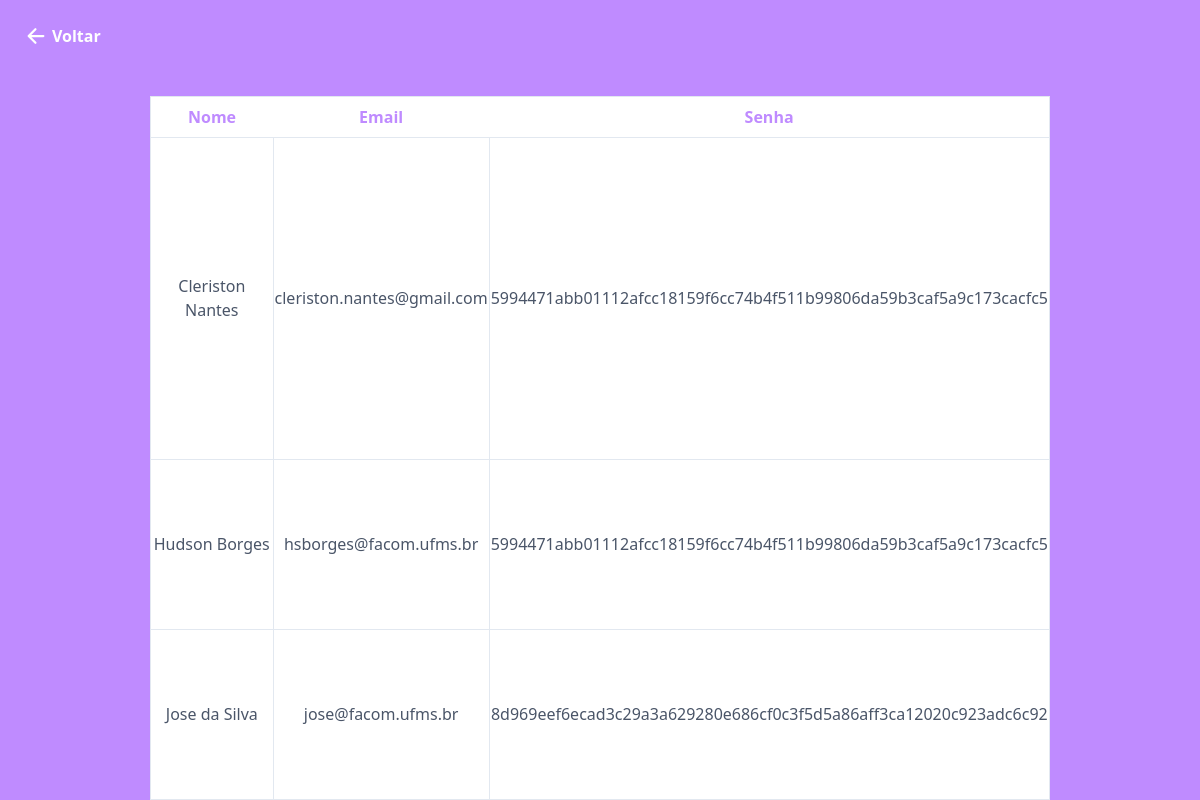
The app's page /index.php?acao=listar with its own data.
### tables this page shows
CREATE TABLE Usuarios (
                email TEXT PRIMARY KEY,
                senha TEXT,
                nome TEXT
            );

### app/controladores/Controlador.php (called while the page is built)
<?php
abstract class Controller
{
    public function view(string $view, $data = [])
    {
      require 'app/visao/' . $view . '.php';
    }
}

### app/controladores/Login.php (called while the page is built, shortened)
<?php
require 'Controlador.php';
require 'app/modelos/Usuario.php';
class LoginController extends Controller  {
    public function listar() {
        $usuarios = Usuario::listarUsuarios();
        $this->view('users/listar', $usuarios);
    }
}
?>

### app/modelos/Usuario.php (called while the page is built, shortened)
<?php
class Usuario {
    function __construct(string $email, string $senha, string $nome) {
        $this->email = $email;
        $this->nome = $nome;
    }
    public function __get($campo) {
        return $this->$campo;
    }
    public static function buscar(string $email) {
        $db = Banco::getInstance();
        $stmt = $db->prepare('SELECT * FROM Usuarios WHERE email = :email');
        $stmt->bindValue(':email', $email);
        $stmt->execute();
        $resultado = $stmt->fetch();
        if ($resultado) {
            $usuario = new Usuario($resultado['email'], $resultado['senha'], $resultado['nome']);
            $usuario->senha = $resultado['senha'];
            return $usuario;
        } else {
            return NULL;
        }
    }
    public static function listarUsuarios(){
        $db = Banco::getInstance();
        $stmt = $db->prepare('SELECT email FROM Usuarios');
        $stmt->execute();
        $resultados = $stmt->fetchAll();
        $usuarios = array();
        foreach($resultados as $resultado){
            if($resultado['email'] != 'suporte@login.com'){
                $usuario = self::buscar($resultado['email']);
                array_push($usuarios, $usuario);
            }
        }
        return $usuarios;
    }
}
?>

### app/visao/users/listar.php (the view, shortened to what this page needs)
<!DOCTYPE html>
<html lang="en">
<head>
    <?php include('app/visao/head.php') ?>
</head>
<body class="flex justify-center">
    <a href="index.php" class="absolute left-0 top-0 text-white font-bold mt-6 ml-6 cursor-pointer leading-none">
        <div class="flex items-center">
            <ion-icon name="arrow-back" class="text-2xl pr-1"></ion-icon>
            <div>Voltar</div>
        </div>
    </a>
    <table class="table-auto text-white w-3/4 md:w-9/10 mt-24">
        <thead>
            <tr class="border bg-white text-primary">
                <th class="px-2 py-2">Nome</th>
                <th class="px-2 py-2">Email</th>
                <th class="px-2 py-2">Senha</th>
            </tr>
        </thead>
        <tbody class="bg-white text-gray-700">
            <?php if (is_null($data) || count($data) === 0) { ?>
            <tr>
                <td colspan="3" class="border text-center h-24">Nenhum usuário cadastrado ainda :(</td>
            </tr>
            <?php } else { ?>
                <?php foreach ($data as $user) { ?>
                <tr>
                    <td class="border text-center"><?= $user->nome ?></td>
                    <td class="border text-center"><?= $user->email ?></td>
                    <td class="border text-center"><?= $user->senha ?></td>
                </tr>
                <?php } ?>
            <?php } ?>
        </tbody>
    </table>
</body>
</html>

### index.php (shortened to what this page needs)
<?php
include_once('app/controladores/Login.php');
$controller = new LoginController();
switch ($_GET['acao']) {
    case 'listar':
        $controller->listar();
        break;
}
?>

### app/visao/head.php (shortened to what this page needs)
<link href="https://unpkg.com/tailwindcss@^1.0/dist/tailwind.min.css" rel="stylesheet">
<link rel="stylesheet" href="publico/estilos/base.css">

### publico/estilos/base.css (style rules this page uses)
body { background-color: #bf8bff; width: 100vw; height: 100vh; }
.text-primary { color: #bf8bff; }

### records on screen
usuarios: nome "Cleriston Nantes", email "cleriston.nantes@gmail.com", senha "5994471abb01112afcc18159f6cc74b4f511b99806da59b3caf5a9c173cacfc5"
usuarios: nome "Hudson Borges", email "hsborges@facom.ufms.br", senha "5994471abb01112afcc18159f6cc74b4f511b99806da59b3caf5a9c173cacfc5"
usuarios: nome "Jose da Silva", email "jose@facom.ufms.br", senha "8d969eef6ecad3c29a3a629280e686cf0c3f5d5a86aff3ca12020c923adc6c92"
